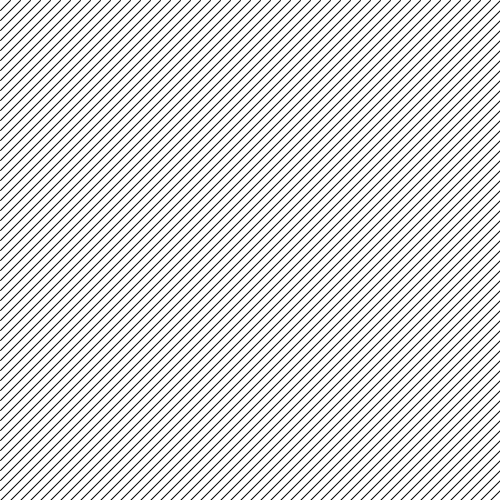
Frame 1 (no input)
Frame 60 (the mouse pressed at the canvas centre just before this capture): identical to frame 1, image omitted
Frame 120 (the mouse held since frame 60 and released just before this capture): identical to frame 1, image omitted

The Processing sketch that drew this single still picture (run headless with seeded random() and noise(); from frame 60 on, the mouse is pressed at the canvas centre):

// Processing sketch: sketch_200902k
// ── sketch_200902k.pde
void setup() {
  size(500, 500);
  background(255);
  setAllLine();         //跳转至第11行，自定义函数所在的位置
}

void draw() {
  
}

void setAllLine() {
  for (int i = 0; i < width; i+=10) {
    for (int j = 0; j < height; j+=10) {
      line(i, j+10, i+10, j);
    }
  }
}              
